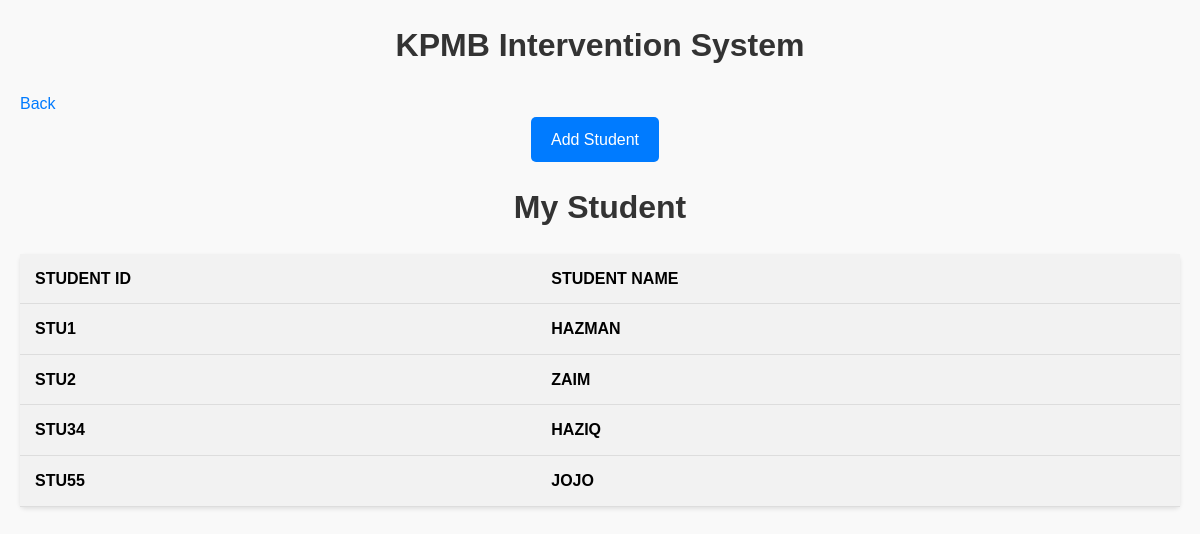
Screenshot of /mainpage/mystudent/lect1 with the database file from the repository.
### intervkpmb/models.py (models this page shows)
class Student(models.Model):
    stuId = models.CharField(max_length=5, primary_key=True)
    stuName = models.CharField(max_length=200)  # Changed TextField to CharField for consistency
    stuLec = models.ForeignKey(Lecturer, on_delete=models.CASCADE)
    stuPass = models.CharField(blank=True , null=True,max_length=15)

### intervkpmb/views.py (the view)
# urls.py: path("mainpage/mystudent/<str:lectID>", views.mystudent, name="mystudent"),
def mystudent(request,lectID):
    allStu = Student.objects.all().values()
    lect = Lecturer.objects.get(lectId=lectID)
    obj = {
        'allStudents' : allStu,
        'lecturer':lect
    }
    return render(request, 'lectstudent.html',obj)

### intervkpmb/templates/lectstudent.html (shortened to what this page needs)
<!DOCTYPE html>
<html lang="en">
<head>
</head>
<body>
    <h1>KPMB Intervention System</h1>
    <a href="{%url 'mainpage' lecturer.lectId%}">Back</a>
    <nav>
        <a href="{% url 'addStudent' lecturer.lectId %}">Add Student</a>
    </nav>
    <h1>My Student</h1>
    <table>
        <tr>
            <tr>
                <th>Student ID</th>
                <th>Student Name</th>
            </tr>
            {% for student in allStudents%}
            <tr>
                <th>{{student.stuId}}</th>
                <th>{{student.stuName}}</th>
            </tr>
            {% endfor%}
        </tr>
    </table>
</body>
</html>

### intervkpmb/templates/lectstudent.html (style rules this page uses)
body, h1, h2, h3, h4, h5, h6, p, ul, ol, li, table, th, td { margin: 0; padding: 0; }
body { font-family: Arial, sans-serif; line-height: 1.6; background-color: #f9f9f9; padding: 20px; }
h1 { color: #333; text-align: center; margin-bottom: 20px; }
a { color: #007bff; text-decoration: none; }
nav { text-align: center; margin-bottom: 20px; }
nav a { display: inline-block; padding: 10px 20px; background-color: #007bff; color: #fff; border-radius: 5px; margin-right: 10px; }
table { width: 100%; border-collapse: collapse; background-color: #fff; border-radius: 5px; box-shadow: 0 2px 4px rgba(0, 0, 0, 0.1); margin-top: 20px; }
th, td { padding: 12px 15px; border-bottom: 1px solid #ddd; text-align: left; }
th { background-color: #f2f2f2; font-weight: bold; text-transform: uppercase; }
tr:nth-child(even) { background-color: #f9f9f9; }

### rows the page displays
Student: stuId "STU1", stuName "HAZMAN"
Student: stuId "STU2", stuName "ZAIM"
Student: stuId "STU34", stuName "HAZIQ"
Student: stuId "STU55", stuName "JOJO"
